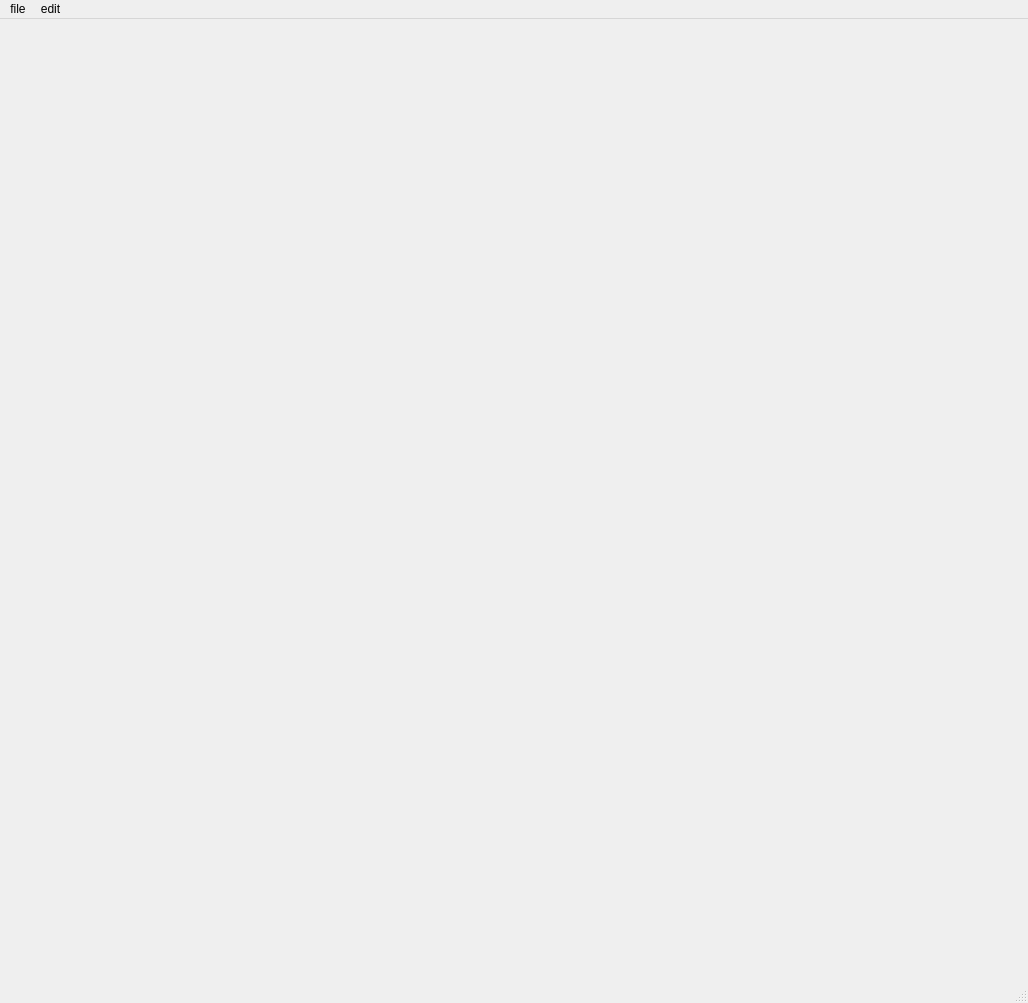
 <widget class="QMainWindow" name="MainWindow">
  <property name="geometry">
   <rect>
    <x>0</x>
    <y>0</y>
    <width>1028</width>
    <height>1003</height>
   </rect>
  </property>
  <property name="sizePolicy">
   <sizepolicy hsizetype="Fixed" vsizetype="Fixed">
    <horstretch>0</horstretch>
    <verstretch>0</verstretch>
   </sizepolicy>
  </property>
  <property name="windowTitle">
   <string>main window</string>
  </property>
  <property name="styleSheet">
   <string notr="true">
/*----------------------------------------------------------------------------*/
/*----------------------------------------------------------------------------*/
:disabled{
   color: rgb(130,130, 130);
}


/*----------------------------------------------------------------------------*/
/*----------------------------------------------------------------------------*/
QMainWindow{
	background-color: rgb(83, 83, 83);
   /*background-color: rgb(83, 83, 83);
   border: 10px solid red;
   selection-background-color: red;
   selection-color:red;
   color: red;*/
}

QMainWindow::separator {
}

QMainWindow::separator:hover {
}


/*----------------------------------------------------------------------------*/
/*----------------------------------------------------------------------------*/
QPushButton{
    background-color: qlineargradient(x1:0, y1:0, x2:0, y2:1, stop:0 rgb(90, 90, 90), stop:1 rgb(60, 60, 60));
    border: 1px solid black;
    color:rgb(220,220,220);
    padding: 1ex 2ex;
}

QPushButton::hover{
    background-color: qlineargradient(x1:0, y1:0, x2:0, y2:1, stop:0 rgb(150, 150, 150), stop:1 rgb(120, 120, 120));
    color:rgb(255,255,255);
}

QPushButton:pressed{
    background-color: qlineargradient(x1:0, y1:0, x2:0, y2:1, stop:0 rgb(120, 120, 120), stop:1 rgb(90, 90, 90));
}

QDialogButtonBox &gt; QPushButton, QDialog &gt; QPushButton, QWizard &gt; QWidget &gt; QPushButton{
    min-width: 5em;
    min-height: 1.4em;
}

QPushButton#m_pbFolderTpl, QPushButton#m_pbFilenameTpl, QPushButton#m_pbInfo, QPushButton#m_pbSoundPlay
{
   background-color:transparent;
   border: 0px solid red;

}

QPushButton[text=&quot;...&quot;]{
    min-width: 1em;
}

QPushButton#m_pbAdvancedSetting{
   background-color:transparent;
   border:0px solid red;
   padding: 0ex 0ex;
}

/*----------------------------------------------------------------------------*/
/*----------------------------------------------------------------------------*/
QDockWidget
{ 
   background-color: rgb(90, 90, 90);
   border-top: 1px solid orange;
   color:rgb(220, 220, 220);
}

QDockWidget::title
{
   background-color: rgb(90, 90, 90);
   border: 2px groove rgb(70, 70, 70);

   padding: 0.4em;
}

QDockWidget  .QWidget{
   background-color: rgb(66, 66, 66);
   color: rgb(200,200,200);
   border: 0px solid red;
}

QDockWidget QScrollArea{
    border: 0px solid rgb(90, 90, 90);
}

/*----------------------------------------------------------------------------*/
/*----------------------------------------------------------------------------*/
QHeaderView::section{
   color: rgb(220,220,220);
}

QHeaderView::section{
   background-color: qlineargradient(x1:0, y1:0, x2:0, y2:1, stop:0 rgb(90, 90, 90), stop:1 rgb(60, 60, 60));
   padding: 1ex;
}

QHeaderView::section:first{
   border-top: 0px solid black;
   border-right: 0px solid black;
   border-bottom: 1px solid black;
   border-left: 0px solid black;
}

QHeaderView::section:middle{
   border-top: 0px solid black;
   border-right: 0px solid black;
   border-bottom: 1px solid black;
   border-left: 1px solid black;
}

QHeaderView::section:last{
   border-top: 0px solid black;
   border-right: 0px solid black;
   border-bottom: 1px solid black;
   border-left: 1px solid black;
}

QHeaderView::section:hover{
     background-color:  qlineargradient(x1:0, y1:0, x2:0, y2:1, stop:0 rgb(150, 150, 150), stop:1 rgb(120, 120, 120));
}

QHeaderView::section:pressed{
     background-color:  qlineargradient(x1:0, y1:0, x2:0, y2:1, stop:0 rgb(150, 150, 150), stop:1 rgb(120, 120, 120));
}

 /* style the sort indicator */
QHeaderView::down-arrow {
    image: url(&quot;UI:arrow_down_V2.png&quot;);

    width: 10px;
    height: 10px;

    padding-right: 1ex;
}

QHeaderView::up-arrow {
    image: url(&quot;UI:arrow_up_V2.png&quot;);

    width: 10px;
    height: 10px;

    padding-right: 1ex;
}

QTreeView#UIGroup_TreeView QHeaderView::section:first{
    border-left: 1px solid black;
}


/*----------------------------------------------------------------------------*/
/*----------------------------------------------------------------------------*/
QScrollBar{
    background-color:  rgb(66, 66, 66);
}

QScrollBar::add-page, QScrollBar::sub-page {
    background: none;
}

QScrollBar::horizontal{
    border: 1px solid rgb(90, 90, 90);
    border-left: 0px solid red;
    border-right: 0px solid red;

    margin: 0px 16px 0px 16px;
}

QScrollBar::vertical {
    border: 1px solid rgb(90, 90, 90);
    border-top: 0px solid red;
    border-bottom: 0px solid red;

    margin: 16px 0px 2px 0px;
}

QScrollBar::handle{
    background-color: rgb(90, 90, 90);
   border: 2px groove rgb(70, 70, 70);
}

QScrollBar::handle:horizontal{
    min-width: 20px;
}

QScrollBar::handle:vertical{
    min-height: 20px;
}

QScrollBar::handle:hover {
    background-color: rgb(130, 130, 130);
}

QScrollBar::handle:pressed {
    background-color: rgb(180, 180, 180);
}

QScrollBar::add-line:horizontal {
    background-color: qlineargradient(x1:0, y1:0, x2:1, y2:0, stop:0 rgb(60, 60, 60), stop:1 rgb(90, 90, 90));
    border: 1px solid rgb(90, 90, 90);
    border-left:0px;
    
    width: 15px;
    subcontrol-position: right;
    subcontrol-origin: margin;
}

QScrollBar::sub-line:horizontal{
    background-color: qlineargradient(x1:0, y1:0, x2:1, y2:0, stop:0 rgb(90, 90, 90), stop:1 rgb(60, 60, 60));
    border: 1px solid rgb(90, 90, 90);
    border-right:0px;

    width: 15px;
    subcontrol-position: left;
    subcontrol-origin: margin;
}

QScrollBar::add-line:horizontal:hover{
    background-color: qlineargradient(x1:0, y1:0, x2:1, y2:0, stop:0 rgb(100, 100, 100), stop:1 rgb(150, 150, 150));
}

QScrollBar::sub-line:horizontal:hover{
    background-color: qlineargradient(x1:0, y1:0, x2:1, y2:0, stop:0 rgb(150, 150, 150), stop:1 rgb(100, 100, 100));
}

QScrollBar::add-line:horizontal:pressed{
    background-color: qlineargradient(x1:0, y1:0, x2:1, y2:0, stop:0 rgb(130, 130, 130), stop:1 rgb(180, 180, 180));
}

QScrollBar::sub-line:horizontal:pressed{
    background-color: qlineargradient(x1:0, y1:0, x2:1, y2:0, stop:0 rgb(180, 180, 180), stop:1 rgb(130, 130, 130));
}

QScrollBar::add-line:vertical {
    background-color: qlineargradient(x1:0, y1:0, x2:0, y2:1, stop:0 rgb(60, 60, 60), stop:1 rgb(90, 90, 90));
    border: 1px solid rgb(90, 90, 90);
    border-top:0px;

    height: 15px;
    subcontrol-position: bottom;
    subcontrol-origin: margin;
}

QScrollBar::sub-line:vertical{
    background-color: qlineargradient(x1:0, y1:0, x2:0, y2:1, stop:0 rgb(90, 90, 90), stop:1 rgb(60, 60, 60));
    border: 1px solid rgb(90, 90, 90);
    border-bottom:0px;

    height: 15px;
    subcontrol-position: top;
    subcontrol-origin: margin;
}

QScrollBar::add-line:vertical:hover{
    background-color: qlineargradient(x1:0, y1:0, x2:0, y2:1, stop:0 rgb(100, 100, 100), stop:1 rgb(150, 150, 150));
}

QScrollBar::sub-line:vertical:hover{
    background-color: qlineargradient(x1:0, y1:0, x2:0, y2:1, stop:0 rgb(150, 150, 150), stop:1 rgb(100, 100, 100));
}

QScrollBar::add-line:vertical:pressed{
    background-color: qlineargradient(x1:0, y1:0, x2:0, y2:1, stop:0 rgb(130, 130, 130), stop:1 rgb(180, 180, 180));
}

QScrollBar::sub-line:vertical:pressed{
    background-color: qlineargradient(x1:0, y1:0, x2:0, y2:1, stop:0 rgb(180, 180, 180), stop:1 rgb(130, 130, 130));
}

QScrollBar::left-arrow:horizontal{
    background-image: url(&quot;UI:arrow_left_V2.png&quot;);
    background-position: center;
} 

QScrollBar::right-arrow{
    background-image: url(&quot;UI:arrow_right_V2.png&quot;);
    background-position: center;
}

QScrollBar::up-arrow:vertical{
    background-image: url(&quot;UI:arrow_up_V2.png&quot;);
    background-position: center;
}

QScrollBar::down-arrow:vertical{
    background-image: url(&quot;UI:arrow_down_V2.png&quot;);
    background-position: center;
}


/*----------------------------------------------------------------------------*/
/*----------------------------------------------------------------------------*/
QSplitter{
    background-color: transparent;
    border: 0px solid red;
}

QSplitter::handle{
    background-color: rgb(40,40,40);
    border: 0px solid green;
}


/*----------------------------------------------------------------------------*/
/*----------------------------------------------------------------------------*/
QScrollArea {
    background-color: transparent;
    border: 0px solid red;
}

/*----------------------------------------------------------------------------*/
/*----------------------------------------------------------------------------*/
QTreeView{
    background-color: rgb(90, 90, 90);
    alternate-background-color:  rgb(100, 100, 100);
   border: 2px groove rgb(70, 70, 70);
}

QTreeView:active{
    selection-background-color: qlineargradient(x1:0, y1:0, x2:0, y2:1, stop:0 rgb(80, 80, 80), stop:1 rgb(60, 60, 60));
}

QTreeView:!active{
    selection-background-color: qlineargradient(x1:0, y1:0, x2:0, y2:1, stop:0 rgb(80, 80, 80), stop:1 rgb(70, 70, 70));
}

QTreeView::item{
    color: rgb(220,220,220);
    border: 0px solid green;
}

QTreeView::item:alternate{
}

QTreeView::item:selected:!active{
    background-color: qlineargradient(x1:0, y1:0, x2:0, y2:1, stop:0 rgb(80, 80, 80), stop:1 rgb(70, 70, 70));
}

QTreeView::item:selected:active{
    background-color: qlineargradient(x1:0, y1:0, x2:0, y2:1, stop:0 rgb(80, 80, 80), stop:1 rgb(60, 60, 60));
}

QTreeView::item:hover{
    background-color: qlineargradient(x1:0, y1:0, x2:0, y2:1, stop:0 rgb(80, 80, 80), stop:1 rgb(60, 60, 60));
}

QTreeView::branch:closed:has-children:!has-siblings, QTreeView::branch:closed:has-children:has-siblings{
    image: url(UI:treeview_arrow_right.png);
}

QTreeView::branch:open:has-children:!has-siblings, QTreeView::branch:open:has-children:has-siblings{
    image: url(UI:treeview_arrow_down.png);
}

QTreeView::indicator{
    border: 0px solid red;
    width: 14px;
    height: 16px;
}

QTreeView::indicator:unchecked{
     image: url(UI:checkbox_unchecked.png);
 }

QTreeView::indicator:unchecked:disabled{
     image: url(UI:checkbox_unchecked_disabled.png);
 }

QTreeView::indicator:checked{
     image: url(UI:checkbox_checked.png);
 }

QTreeView::indicator:checked:disabled{
     image: url(UI:checkbox_checked_disabled.png);
}

QTreeView#UIGroup_TreeView{
    background-color: rgb(66, 66, 66);
    alternate-background-color:  rgb(50, 50, 50);
    border: 0px solid black;
}


QTreeView#UIGroup_TreeView:active{
    selection-background-color: qlineargradient(x1:0, y1:0, x2:0, y2:1, stop:0 rgb(110, 110, 110), stop:1 rgb(100, 100, 100));
}

QTreeView#UIGroup_TreeView:!active{
    selection-background-color: qlineargradient(x1:0, y1:0, x2:0, y2:1, stop:0 rgb(80,80, 80), stop:1 rgb(70, 70, 70));
}


QTreeView#UIGroup_TreeView::item:selected:!active{
    background-color: qlineargradient(x1:0, y1:0, x2:0, y2:1, stop:0 rgb(80,80, 80), stop:1 rgb(70, 70, 70));
}

QTreeView#UIGroup_TreeView::item:selected:active{
    background-color: qlineargradient(x1:0, y1:0, x2:0, y2:1, stop:0 rgb(110, 110, 110), stop:1 rgb(100, 100, 100));
}

QTreeView#UIGroup_TreeView::item:hover{
    background-color: qlineargradient(x1:0, y1:0, x2:0, y2:1, stop:0 rgb(110, 110, 110), stop:1 rgb(100, 100, 100));
}


/*----------------------------------------------------------------------------*/
/*----------------------------------------------------------------------------*/
MyThumbListView{
	background-color: black; 
}

QListView{
	background-color: rgb(83, 83, 83);

   border: 2px groove rgb(70, 70, 70);
    padding: 5px 2px 5px 10px;
    margin: 0px 3px 0px 0px;


}

QListView::item{
    color: rgb(20,20,20);
}

QListView::item:alternate{
 }

QListView::item:selected{
    color: rgb(83,83,83);
}

QListView::item:selected:!active{
    background-color: qlineargradient(x1:0, y1:0, x2:0, y2:1, stop:0 rgb(60, 60, 60), stop:1 rgb(60, 60, 60));
}

QListView::item:selected:active{
    background-color: qlineargradient(x1:0, y1:0, x2:0, y2:1, stop:0 rgb(90, 90, 90), stop:1 rgb(60, 60, 60));
 }

QListView::item:hover{
    background-color: qlineargradient(x1:0, y1:0, x2:0, y2:1, stop:0 rgb(90, 90, 90), stop:1 rgb(60, 60, 60));
}

QListView#UIGroup_ListView{
    background-color: rgb(66, 66, 66);
    border: 0px solid black;
    selection-background-color: rgb(60, 60, 60); 
}



/*----------------------------------------------------------------------------*/
/*----------------------------------------------------------------------------*/
QTableView{
    background-color: rgb(180, 180, 180);
}


/*----------------------------------------------------------------------------*/
/*----------------------------------------------------------------------------*/
QMenuBar{
    /*background-color: rgb(66, 66, 66);*/
    /*background-color: qlineargradient(x1:0, y1:0, x2:0, y2:1, stop:0 rgb(30, 30, 30), stop:1 rgb(60, 60, 60));*/
    background-color: qlineargradient(x1:0, y1:0, x2:0, y2:1, stop:0 rgb(120, 120, 120), stop:1 rgb(100, 100, 100));
   border-bottom: 2px groove rgb(80, 80, 80);
}

QMenuBar::item{
    background-color: transparent;
    color: rgb(220, 220, 220);
}

QMenuBar::item:selected{
    background-color: qlineargradient(x1:0, y1:0, x2:0, y2:1, stop:0 rgb(180, 180, 180), stop:1 rgb(130, 130, 130));
    color: rgb(220, 220, 220);
}


/*----------------------------------------------------------------------------*/
/*----------------------------------------------------------------------------*/
QMenu{
    background-color: rgb(83, 83, 83);
    color: rgb(220, 220, 220);
    border: 0px solid red;
    padding: 5px; 
}

QMenu::item{
    background-color: transparent; 
    border: 1px solid transparent;
    padding: 2px 25px 2px 20px; 
}

QMenu::item:selected{
    background-color: qlineargradient(x1:0, y1:0, x2:0, y2:1, stop:0 rgb(150, 150, 150), stop:1 rgb(100, 100, 100));
    border: 1px solid transparent;
    color:rgb(220, 220, 220);
}

QMenu::separator{
border-bottom: 2px groove rgb(70, 70, 70);
   height: 1px;
   background-color: rgb(70, 70, 70);
   margin: 5px 5px 5px 5px;
} 


/*----------------------------------------------------------------------------*/
/*----------------------------------------------------------------------------*/
QDialog{
    background-color:  rgb(83, 83, 83);
    border: 0px solid black;
}

QDialog QWidget#qt_scrollarea_viewport &gt; QWidget {
    border: 1px solid black;
}

QDialog WScrollArea{
   background-color: rgb(66, 66, 66);
}



/*----------------------------------------------------------------------------*/
/*----------------------------------------------------------------------------*/
QTabWidget::pane { /* The tab widget frame */
     border: 1px solid transparent;
     margin:-1px 0px 2px 0px;
}

 
/*----------------------------------------------------------------------------*/
/*----------------------------------------------------------------------------*/
/*enum QTabBar::Shape QTabBar::RoundedNorth=0, QTabBar::RoundedSouth=1 */
QTabBar{
    background-color: transparent;
    border:0px solid red;
}

QTabBar::tab{
    background-color: rgb(66, 66, 66);
    color: rgb(200, 200, 200);
    /*border: 1px solid black;*/
}

QTabBar[shape=&quot;0&quot;]::tab{
	min-width:3em;
    padding: 1ex 3ex;
}

MyTabBar[shape=&quot;0&quot;]::tab:selected{
    border-bottom-color: rgb(120, 120, 120);
}

QTabBar[shape=&quot;0&quot;]::tab:selected{
	background-color: rgb(120, 120, 120);
    border-bottom-color: rgb(66, 66, 66);
}

MyTabWidget::tab-bar {
	left: 1px; 
}

MyTabBar::tab:selected{
	color: rgb(60, 60, 60); 
    background-color: rgb(120, 120, 120); 
    /*border-left-color: green; */
    /*border: 2px solid rgb(30, 144, 255);*/
     border-top-left-radius: 4px;
     border-top-right-radius: 4px;
}

MyTabBar[shape=&quot;0&quot;]::tab:selected{
	border-bottom-color: rgb(120, 120, 120); 
}

MyTabWidget::pane{
	padding: 1px 0px; 
}

QTabBar[shape=&quot;2&quot;]::tab{
	min-height:3em;
    padding: 3ex 1ex;
}

QTabBar[shape=&quot;2&quot;]::tab:selected{
	background-color: rgb(120, 120, 120);
    border-left:1px solid rgb(30, 144, 255);
}

/*
QTabBar::tab:first:selected{
    margin-left: 0px;
    margin-right: -2px;
} 

QTabBar::tab:middle:selected{
    margin-left: 0px;
    margin-right: -2px;
 }

QTabBar::tab:last:selected{
    margin-left: 0px;
    margin-right: 0px;
}
*/

QTabBar[shape=&quot;0&quot;]::tab:!selected{
    margin-top: 2px;
}

/*QTabBar::tab:first:!selected{
    border-left:1px solid black;
    border-right:1px solid black;
}

QTabBar::tab:middle:!selected{
    border-left:0px solid red;
    border-right:1px solid black;
}*/

QTabBar::tab:last:!selected{
    border-left:0px solid red;
    border-right:1px solid black;
}

QTabBar::tab:!selected:hover{
     background-color: qlineargradient(x1:0, y1:0, x2:0, y2:1, stop:0 rgb(90, 90, 90), stop:1 rgb(60, 60, 60)); 
}

QTabBar[shape=&quot;1&quot;]::tab:selected{
    border-top-color: rgb(66, 66, 66);
    margin-left: 0px;
    margin-right: -2px;
}

QTabBar[shape=&quot;1&quot;]::tab:!selected{
    margin-bottom: 2px;
}

QTabBar[shape=&quot;0&quot;]::tab:selected{
    border-top-color: rgb(30, 144, 255);
}

QTabBar[shape=&quot;1&quot;]::tab:selected{
    border-bottom-color: rgb(30, 144, 255);
}

/*QTabBar[shape=&quot;2&quot;]::tab:selected{
    border-left-color: rgb(30, 144, 255);
}*/

/*----------------------------------------------------------------------------*/
/*----------------------------------------------------------------------------*/
QProgressBar{
    background-color:  qlineargradient(x1:0, y1:0, x2:0, y2:1, stop:0 rgb(90, 90, 90), stop:1 rgb(60, 60, 60));
    border: 1px solid black;
}

QProgressBar::chunk{
    background-color: qlineargradient(x1:0, y1:0, x2:0, y2:1, stop:0 rgba(180, 180, 180, 100), stop:1 rgba(60, 60, 60, 60));
    border: 1px solid rgba(180, 180, 180, 200);
    margin: 2px 2px 2px 2px;

}


/*----------------------------------------------------------------------------*/
/*----------------------------------------------------------------------------*/
QToolBar{
    border: 0px;
}

QToolBar:horizontal{
    /*background-color: qlineargradient(x1:0, y1:0, x2:0, y2:1, stop:0 rgb(60, 60, 60), stop:1 rgb(90, 90, 90));*/
    background-color: qlineargradient(x1:0, y1:0, x2:0, y2:1, stop:0 rgb(100, 100, 100), stop:1 rgb(83, 83, 83));

   border-bottom: 2px groove rgb(70, 70, 70);




}

QToolBar:vertical{
    background-color: qlineargradient(x1:0, y1:0, x2:1, y2:0, stop:0 rgb(90, 90, 90), stop:1 rgb(60, 60, 60));

}

QToolBar:separator{

   background-color:qlineargradient(x1:0, y1:0, x2:1, y2:1, stop:0 rgb(180, 180, 180), stop:1 rgb(90, 90, 90));;

   border-bottom: 1px solid black;
 
   width:1px;
   height:1px;
   margin:5px;

}

QToolBar#UIPanosView_ToolBar{
    border-top: 1px solid black;
    border-bottom: 0px solid red;

}

QToolBar#UIGroupsView_ToolBar{
    border-top: 1px solid black;
    border-bottom: 0px solid red;

}

QToolBar#UIGroup_ToolBar{
    border-bottom: 1px solid black;

}

QToolBar#UIPano_ToolBar{
    border-bottom: 1px solid black;


}

/*----------------------------------------------------------------------------*/
/*----------------------------------------------------------------------------*/
QSlider::groove:horizontal {
    background-color: qlineargradient(x1:0, y1:0, x2:0, y2:1, stop:0 rgb(180, 180, 180), stop:1 rgb(140, 140, 140));
    border: 1px solid rgb(60, 60, 60);
    height: 4px; /* the groove expands to the size of the slider by default. by giving it a height, it has a fixed size */
    margin: 0px 10px 0px 0px;
}

QSlider::handle:horizontal {
    background-color: qlineargradient(x1:0, y1:0, x2:0, y2:1, stop:0 rgb(180, 180, 180), stop:1 rgb(140, 140, 140));

    border: 1px solid rgb(60, 60, 60);
    width: 8px;
    margin: -2px 0; /* handle is placed by default on the contents rect of the groove. Expand outside the groove */
    border-radius: 2px;

 }

QSlider::handle:horizontal:hover {
    background-color: qlineargradient(x1:0, y1:0, x2:0, y2:1, stop:0 rgb(220, 220, 220), stop:1 rgb(180, 180, 180));
}

/*----------------------------------------------------------------------------*/
/*----------------------------------------------------------------------------*/
QStatusBar{
    background-color: qlineargradient(x1:0, y1:0, x2:0, y2:1, stop:0 rgb(60, 60, 60), stop:1 rgb(90, 90, 90));
    color: rgb(220, 220, 220);
    border: 0px solid red;
}

/*----------------------------------------------------------------------------*/
/*----------------------------------------------------------------------------*/
DlgSettings QToolButton {
    background-color: qlineargradient(x1:0, y1:0, x2:0, y2:1, stop:0 rgb(90, 90, 90), stop:1 rgb(60, 60, 60));
border: 2px groove rgb(70, 70, 70); 
    color:rgb(220,220,220);
    /*padding: 1ex 2ex;*/
}

DlgSettings QTabWidget::pane {
	background-color: rgb(83, 83, 83); 
border: 2px groove rgb(70, 70, 70); 
}

DlgSettings QTabBar[shape=&quot;0&quot;]::tab:selected {
	background-color: rgb(60, 60, 60); 
	color: rgb(83, 83, 83); 
	border-top:1px solid rgb(30, 144, 255); 
	/*border-top-color: rgb(30, 144, 255);*/
}

QToolButton {
   background-color: transparent;
    border: 0px solid red;
    color:rgb(220, 220, 220);
margin: 2px 0px 2px 0px;
}

QToolButton#m_tbClose{
    background-color: transparent;
}

QToolButton::hover{
    background-color: qlineargradient(x1:0, y1:0, x2:0, y2:1, stop:0 rgb(150, 150, 150), stop:1 rgb(120, 120, 120));
}

QToolButton::checked{
    background-color: qlineargradient(x1:0, y1:0, x2:0, y2:1, stop:0 rgb(180, 180, 180), stop:1 rgb(150, 150, 150));
}

QToolButton::pressed{
    background-color: qlineargradient(x1:0, y1:0, x2:0, y2:1, stop:0 rgb(120, 120, 120), stop:1 rgb(90, 90, 90));
}

QToolButton[popupMode=&quot;1&quot;]{
    padding-right: 10px; 
} 

QToolButton::menu-button{
    border: 0px solid red;
} 

QToolButton::menu-button:hover{
   background-color: qlineargradient(x1:0, y1:0, x2:0, y2:1, stop:0 rgb(180, 180, 180), stop:1 rgb(150, 150, 150)); 
}

QToolButton::menu-button:pressed{

} 

/*----------------------------------------------------------------------------*/
/*----------------------------------------------------------------------------*/
QLabel, QCheckBox, QRadioButton{
    color: rgb(220, 220, 220);
}

/*----------------------------------------------------------------------------*/
/*----------------------------------------------------------------------------*/
QSpinBox, QDoubleSpinBox {
   background-color:  qlineargradient(x1:0, y1:0, x2:0, y2:1, stop:0 rgb(180, 180, 180), stop:1 rgb(150, 150, 150));   
   border: 1px solid black;
   padding:0px;

   selection-background-color: qlineargradient(x1:0, y1:0, x2:0, y2:1, stop:0 rgb(120, 120, 120), stop:1 rgb(90, 90, 90));
   selection-color: rgb(83, 83, 83);
}


QSpinBox::up-button, QSpinBox::down-button, QDoubleSpinBox::up-button, QDoubleSpinBox::down-button {
     subcontrol-origin: border;
     width: 16px;
     border-width: 0px;
 }

QSpinBox::up-button, QDoubleSpinBox::up-button {
     subcontrol-position: top right;     
}

QSpinBox::down-button, QDoubleSpinBox::down-button {
     subcontrol-position: bottom right;
}

QSpinBox::up-arrow, QDoubleSpinBox::up-arrow {
     border-image: url(UI:spinbox_up.png);
     height:7px;
 }

QSpinBox::down-arrow, QDoubleSpinBox::down-arrow {
     border-image: url(UI:spinbox_down.png);
     height:7px;
}


/*----------------------------------------------------------------------------*/
/*----------------------------------------------------------------------------*/
QCheckBox::indicator:unchecked{
     image: url(UI:checkbox_unchecked.png);
 }

QCheckBox::indicator:unchecked:disabled{
     image: url(UI:checkbox_unchecked_disabled.png);
 }

QCheckBox::indicator:checked{
     image: url(UI:checkbox_checked.png);
 }

QCheckBox::indicator:checked:disabled{
     image: url(UI:checkbox_checked_disabled.png);
 }

/*----------------------------------------------------------------------------*/
/*----------------------------------------------------------------------------*/
QRadioButton::indicator:unchecked{
     image: url(UI:radiobutton_unchecked.png);
 }

QRadioButton::indicator:unchecked:disabled{
     image: url(UI:radiobutton_unchecked_disabled.png);
 }

QRadioButton::indicator:checked{
     image: url(UI:radiobutton_checked.png);
 }

QRadioButton::indicator:checked:disabled{
     image: url(UI:radiobutton_checked_disabled.png);
 }

/*----------------------------------------------------------------------------*/
/*----------------------------------------------------------------------------*/
QLineEdit{
   background-color:  qlineargradient(x1:0, y1:0, x2:0, y2:1, stop:0 rgb(180, 180, 180), stop:1 rgb(150, 150, 150));   

   padding:0px;
margin: -1px 0px 1px -1px;


   color:black;

   selection-background-color: qlineargradient(x1:0, y1:0, x2:0, y2:1, stop:0 rgb(120, 120, 120), stop:1 rgb(90, 90, 90));
   selection-color: black;
}

/*----------------------------------------------------------------------------*/
/*----------------------------------------------------------------------------*/
QComboBox{
     border: 1px solid black;
     padding: 0px 18px 0px 3px;		
 }

QComboBox:!editable, QComboBox::drop-down:editable{
     background-color:  qlineargradient(x1:0, y1:0, x2:0, y2:1, stop:0 rgb(180, 180, 180), stop:1 rgb(150, 150, 150)); 
 }

QComboBox:editable{
     background-color:  qlineargradient(x1:0, y1:0, x2:0, y2:1, stop:0 rgb(180, 180, 180), stop:1 rgb(150, 150, 150)); 
 
    selection-background-color: qlineargradient(x1:0, y1:0, x2:0, y2:1, stop:0 rgb(120, 120, 120), stop:1 rgb(90, 90, 90));
    selection-color: rgb(83, 83, 83);
}

QComboBox:!editable:on, QComboBox::drop-down:editable:on{
     background-color:  qlineargradient(x1:0, y1:0, x2:0, y2:1, stop:0 rgb(180, 180, 180), stop:1 rgb(150, 150, 150));
}

QComboBox::drop-down{
     subcontrol-origin: padding;
     subcontrol-position: top right;
     width: 15px;
     border: 0px;
}

QComboBox::down-arrow{
     image: url(UI:dropdown_arrow.png);
}


/*----------------------------------------------------------------------------*/
/*----------------------------------------------------------------------------*/
/* fix group box */
QGroupBox{
    color: rgb(200, 200, 200);
    background-color: rgb(90, 90, 90);
border: 2px groove rgb(70, 70, 70); 

    margin-top: 1.1em; /* leave space at the top for the title */ 
    margin-bottom: 0.1em; /* leave space at the top for the title */ 

    font-weight: bold;
}

QGroupBox::title{
    border: 0px solid red;

    subcontrol-origin: margin;
    top: 0px;
}

/*----------------------------------------------------------------------------*/
/*----------------------------------------------------------------------------*/
QTextEdit{
    background-color: rgb(83, 83, 83);
    color: rgb(220,220,220);
    border: 2px groove rgb(70, 70, 70);

   selection-background-color:  rgb(60, 60, 60) ;
   selection-color: rgb(220, 220, 220);
margin: 3px 0px 3px 0px;
}


/*----------------------------------------------------------------------------*/
/*----------------------------------------------------------------------------*/
QToolTip{
      background-color:  qlineargradient(x1:0, y1:0, x2:0, y2:1, stop:0 rgb(180, 180, 180), stop:1 rgb(150, 150, 150)); 
}


/*----------------------------------------------------------------------------*/
/*----------------------------------------------------------------------------*/
QWizard{
}

QWizard .QWidget{
      background-color: rgb(40,40,40);
      color:rgb(220,220,220);
}

QWizard .QFrame{
      background-color: rgb(40,40,40);
      color:rgb(220,220,220);
}

QWizard  &gt; .QWidget &gt; .QLabel{
      background-color: rgb(40,40,40);
      color:rgb(220,220,220);
}

QWizard QListView{
      background-color: rgb(60,60,60);
      color:rgb(220,220,220);
}


QWizardPage .QFrame{
    background-color: transparent;
    border: 1px solid black;
}

SearchLineEdit{
   background-color:  qlineargradient(x1:0, y1:0, x2:0, y2:1, stop:0 rgb(180, 180, 180), stop:1 rgb(150, 150, 150)); 
	border: 1px solid black;
	padding: 0px; 
}

SearchLineEdit&gt;QLineEdit{
   background-color:  qlineargradient(x1:0, y1:0, x2:0, y2:1, stop:0 rgb(180, 180, 180), stop:1 rgb(150, 150, 150)); 
  
}

/*QProgressBar::chunk{
    background-color: qlineargradient(x1:0, y1:0, x2:0, y2:1, stop:0 rgba(255, 167, 0, 128), stop:1 rgba(255, 167, 0, 0));
    border: 1px solid rgba(250, 167, 0, 255);
}*/

/*----------------------------------------------------------------------------*/
/*----------------------------------------------------------------------------*/
QComboBox QAbstractItemView{
    background-color: rgb(150, 150, 150);
    border: 1px solid black;

    selection-background-color: qlineargradient(x1:0, y1:0, x2:0, y2:1, stop:0 rgb(83, 83, 83), stop:1 rgb(83, 83, 83));
    selection-color: black;
}


</string>
  </property>
  <property name="dockNestingEnabled">
   <bool>true</bool>
  </property>
  <widget class="QWidget" name="centralwidget">
   <property name="sizePolicy">
    <sizepolicy hsizetype="Fixed" vsizetype="Fixed">
     <horstretch>0</horstretch>
     <verstretch>0</verstretch>
    </sizepolicy>
   </property>
   <widget class="QWidget" name="canvas" native="true">
    <property name="geometry">
     <rect>
      <x>0</x>
      <y>0</y>
      <width>1024</width>
      <height>960</height>
     </rect>
    </property>
   </widget>
  </widget>
  <widget class="QStatusBar" name="statusbar">
   <property name="mouseTracking">
    <bool>false</bool>
   </property>
  </widget>
  <widget class="QMenuBar" name="menubar">
   <property name="geometry">
    <rect>
     <x>0</x>
     <y>0</y>
     <width>1028</width>
     <height>21</height>
    </rect>
   </property>
   <widget class="QMenu" name="menuFile">
    <property name="title">
     <string>file</string>
    </property>
    <addaction name="actionOpen_File"/>
    <addaction name="separator"/>
    <addaction name="actionSave_scene_as"/>
    <addaction name="separator"/>
    <addaction name="separator"/>
    <addaction name="actionExit"/>
   </widget>
   <widget class="QMenu" name="menuEdit">
    <property name="title">
     <string>edit</string>
    </property>
    <addaction name="actionUndo"/>
    <addaction name="actionRedo"/>
    <addaction name="separator"/>
    <addaction name="actionCut"/>
    <addaction name="actionCopy"/>
    <addaction name="actionPaste"/>
   </widget>
   <addaction name="menuFile"/>
   <addaction name="menuEdit"/>
  </widget>
  <action name="actionOpen_File">
   <property name="checkable">
    <bool>false</bool>
   </property>
   <property name="enabled">
    <bool>true</bool>
   </property>
   <property name="text">
    <string>open...</string>
   </property>
   <property name="visible">
    <bool>true</bool>
   </property>
  </action>
  <action name="actionOpen_Scene">
   <property name="text">
    <string>open scene</string>
   </property>
  </action>
  <action name="actionSave_Scene">
   <property name="text">
    <string>save scene</string>
   </property>
  </action>
  <action name="actionSave_scene_as">
   <property name="text">
    <string>save as...</string>
   </property>
  </action>
  <action name="actionExit">
   <property name="text">
    <string>exit</string>
   </property>
  </action>
  <action name="actionUndo">
   <property name="text">
    <string>undo</string>
   </property>
  </action>
  <action name="actionRedo">
   <property name="text">
    <string>redo</string>
   </property>
  </action>
  <action name="actionCut">
   <property name="text">
    <string>cut</string>
   </property>
  </action>
  <action name="actionCopy">
   <property name="text">
    <string>copy</string>
   </property>
  </action>
  <action name="actionPaste">
   <property name="text">
    <string>paste</string>
   </property>
  </action>
  <action name="actionCreate_empty">
   <property name="text">
    <string>create empty</string>
   </property>
  </action>
 </widget>
